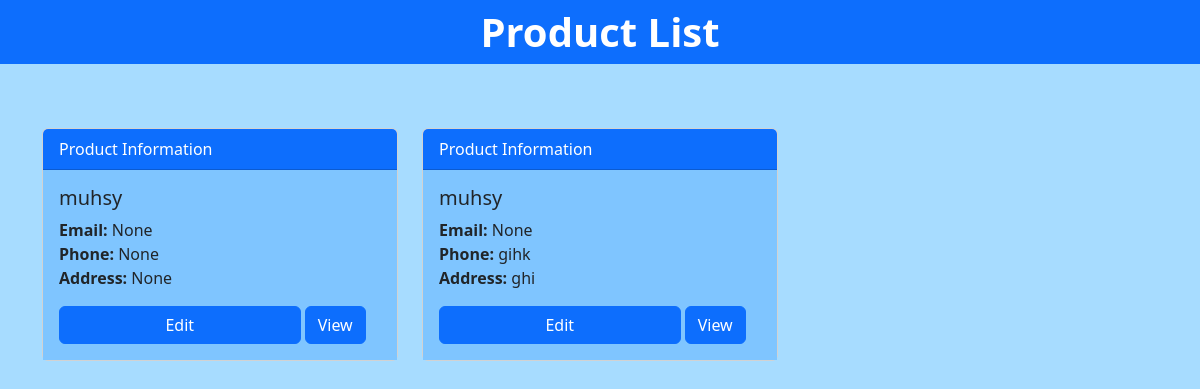
Page /product/view/ on the committed database.
### app_home/models.py (models this page shows, shortened)
class Product(models.Model):
    name = models.CharField(max_length=100)
    email = models.EmailField(null=True,blank=True)
    address = models.CharField(max_length=15,null=True,blank=True)
    phone = models.CharField(max_length=15,null=True,blank=True)

### app_home/views.py (the view)
# urls.py: path('product/view/', product_view, name='product_view'),
def product_view(request):
    products = Product.objects.filter(name='muhsy')
    return render(request, 'product_view.html', {'products': products})

### templates/product_view.html (shortened to what this page needs)
<!DOCTYPE html>
<html lang="en">
<head>
    <link rel="stylesheet" href="https://cdn.jsdelivr.net/npm/bootstrap@5.3.2/dist/css/bootstrap.min.css">
</head>
<body style="background-color: rgb(167, 220, 255);">
    <div class="container-fluid bg-primary">
        <div class="row">
            <b class="display-6 text-center py-2 fw-bold text-white">Product List</b>
        </div>
    </div>
    <div class="container mt-5 ">
        <div class="row">
            {% for product in products %}
                <div class="col-md-4 pt-3">
                    <div class="card">
                        <div class="card-header bg-primary text-white">
                            Product Information
                        </div>
                        <div style="background-color: rgb(127, 197, 255);" class="card-body">
                            <h5 class="card-title">{{ product.name }}</h5>
                            <p class="card-text">
                                <strong>Email:</strong> {{ product.email }} <br>
                                <strong>Phone:</strong> {{ product.phone }} <br>
                                <strong>Address:</strong> {{ product.address }}
                                <br>
                                <a  href="{% url 'product_edit' product.id %}" class="btn btn-primary w-75 mt-3">Edit</a>
                                <a  href="{% url 'product_detail' product.id %}" class="btn btn-primary  mt-3">View</a>
                            </p>
                        </div>
                    </div>
                </div>
            {% endfor %}
        </div>
    </div>
</body>
</html>

### rows in the picture
Product: name "muhsy", email "None", phone "None", address "None"
Product: name "muhsy", email "None", phone "gihk", address "ghi"
